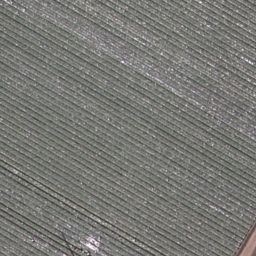
#> input picture agricultural/agricultural01.tif, 256 x 256 px, found by its file name; its folder holds only this picture in this run
$ jupyter execute Group_4.ipynb   (shell and % lines are left out)
#> lines starting #> are read from the running program, lines starting #| are printed output that depends on the picture
#> (the call stopped at in download_uc_merced, `response = requests.get(DATASET_URL, stream=True)`: the network is not available in this run)
Computer Vision Project:CSL7360

Team Members:
1)Akaash Chatterjee - M24CSE002

2)Alok Dutta - M24CSE032

3)Vishwanath Singh - M24CSE030

4)Prathmesh Chintamani Gosavi - M24CSA023

Topic :Comparative Assessment of Resolution Enhancement Models for Satellite Images
======================================
This code implements and compares various image enhancement techniques:
1. Traditional interpolation methods (bicubic, lanczos)
2. Deep learning-based super-resolution
3. Wavelet-based enhancement
4. Wiener filter deblurring
5. Laplacian sharpening
6. Novel hybrid approaches (Wavelet-SR, Wiener-SR, Laplacian-SR)

Each technique is evaluated using multiple metrics on the UC Merced Land Use dataset.

# 1) Downloading and Importing all Necessary Libraries

[cell 1]
import os
import requests
import zipfile
import numpy as np
import matplotlib.pyplot as plt
import cv2
import tensorflow as tf
from tensorflow.keras.layers import Conv2D, UpSampling2D, LeakyReLU, BatchNormalization, Input
from tensorflow.keras.models import Model
from skimage.metrics import structural_similarity as ssim
from skimage.metrics import peak_signal_noise_ratio as psnr
import pywt
from scipy.signal import wiener
import time
from tqdm import tqdm

#Data Loading and Pre-processing

[cell 2]
# Define constants
DATASET_URL = "http://weegee.vision.ucmerced.edu/datasets/UCMerced_LandUse.zip"
DATA_DIR = "UC_Merced_Dataset"
DATASET_PATH = "UC_Merced_Dataset/UCMerced_LandUse/Images"
SELECTED_CATEGORIES = ['agricultural', 'baseballdiamond', 'beach', 'buildings', 'forest',
                       'airplane', 'freeway', 'golfcourse',
                       'harbor',  'mobilehomepark']  # Selected for consistent testing
SAMPLE_COUNT = 1000  # Reduced to manage memory usage
LR_SIZE = 128  # Low-resolution size
HR_SIZE = 256  # High-resolution size
BATCH_SIZE = 16  # Batch size for prediction

[cell 3]
# Create a results directory
RESULTS_DIR = "enhancement_results"
os.makedirs(RESULTS_DIR, exist_ok=True)

def download_uc_merced():
    """Download and extract the UC Merced Land Use dataset"""
    if not os.path.exists(DATA_DIR):
        os.makedirs(DATA_DIR)
        print("Downloading UC Merced dataset...")
        response = requests.get(DATASET_URL, stream=True)
        zip_path = os.path.join(DATA_DIR, "UCMerced_LandUse.zip")

        with open(zip_path, "wb") as file:
            for chunk in response.iter_content(chunk_size=1024):
                if chunk:
                    file.write(chunk)

        print("Extracting dataset...")
        with zipfile.ZipFile(zip_path, "r") as zip_ref:
            zip_ref.extractall(DATA_DIR)
        os.remove(zip_path)
        print("UC Merced dataset downloaded and extracted successfully!")
    else:
        print("UC Merced dataset already downloaded.")

[cell 4]
def create_paired_dataset(target_hr_size=256, scale_factor=2):
    """Creates paired low-resolution and high-resolution images for super-resolution training"""
#> called with target_hr_size = 256, scale_factor = 2
    lr_images = []
    hr_images = []
    original_images = []
    image_paths = []

    lr_size = target_hr_size // scale_factor

    for category in SELECTED_CATEGORIES:
        category_path = os.path.join(DATASET_PATH, category)
        if not os.path.exists(category_path):
            print(f"Warning: Category {category} not found. Skipping...")
            continue

        files = os.listdir(category_path)[:SAMPLE_COUNT]

        for file in files:
            img_path = os.path.join(category_path, file)
            img = cv2.imread(img_path)
#> img is the input picture: shape (256, 256, 3); mean B, G, R 115.9, 119.8, 119.8

            if img is None:
                print(f"Warning: Could not read {file}. Skipping...")
                continue

            img = cv2.cvtColor(img, cv2.COLOR_BGR2RGB)
            original_images.append(img.copy())
            image_paths.append(img_path)

            hr_img = cv2.resize(img, (target_hr_size, target_hr_size))
            hr_images.append(hr_img / 255.0)

            lr_img = cv2.resize(img, (lr_size, lr_size))
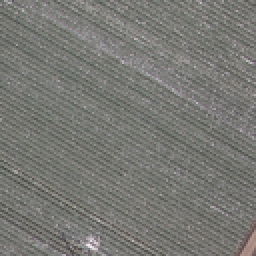
#> lr_img: shape (128, 128, 3) (shown 2 times larger); mean R, G, B 119.9, 119.9, 116
            lr_img = cv2.GaussianBlur(lr_img, (3, 3), 0.5)
            lr_images.append(lr_img / 255.0)

    return (np.array(lr_images, dtype=np.float32),
            np.array(hr_images, dtype=np.float32),
            original_images,
            image_paths)

[cell 5]
# [43 lines left out: function create_multi_resolution_dataset, not called in this run]

#Enhancement Models

[cell 6]
class InterpolationMethods:
    """Traditional interpolation methods for image upscaling"""

    @staticmethod
    def bicubic(image, scale=2):
        """Apply bicubic interpolation to upscale the image"""
        h, w = image.shape[:2]
        return cv2.resize(image, (w*scale, h*scale), interpolation=cv2.INTER_CUBIC)

    @staticmethod
    def lanczos(image, scale=2):
        """Apply Lanczos interpolation to upscale the image"""
        h, w = image.shape[:2]
        return cv2.resize(image, (w*scale, h*scale), interpolation=cv2.INTER_LANCZOS4)

[cell 7]
class SuperResolutionModel:
    """Deep learning-based super-resolution model"""
    @staticmethod
    def build_generator(scale_factor=1):
        """Build a super-resolution generator model based on CNN architecture"""
        input_layer = Input(shape=(None, None, 3))

        x = Conv2D(64, (3, 3), padding="same")(input_layer)
        x = LeakyReLU(alpha=0.2)(x)

        for _ in range(8):
            skip = x
            x = Conv2D(64, (3, 3), padding="same")(x)
            x = BatchNormalization()(x)
            x = LeakyReLU(alpha=0.2)(x)
            x = Conv2D(64, (3, 3), padding="same")(x)
            x = BatchNormalization()(x)
            x = tf.keras.layers.add([x, skip])

        if scale_factor > 1:
            for _ in range(int(np.log2(scale_factor))):
                x = UpSampling2D(size=2)(x)
                x = Conv2D(32, (3, 3), padding="same")(x)
                x = LeakyReLU(alpha=0.2)(x)

        x = Conv2D(3, (3, 3), padding="same", activation="sigmoid")(x)

        model = Model(input_layer, x)
        return model

    # [13 lines left out: function train, not called in this run]

[cell 8]
class EnhancementMethods:
    """Image enhancement techniques"""

    # [58 lines left out: functions wavelet_sharpening, wiener_filter, wavelet_sr_hybrid, wiener_sr_hybrid, not called in this run]

#Evaluation Metrics:-

[cell 9]
"""#Evaluation Metrics:-"""

#========== EVALUATION METRICS ==========

class EvaluationMetrics:
    """Methods to evaluate image enhancement quality"""

    # [36 lines left out: functions calculate_psnr, calculate_ssim, calculate_mse, evaluate_method, not called in this run]

#Visualization Functions

[cell 10]
"""#Visualization Functions"""

# [144 lines left out: functions plot_training_history, visualize_enhancement_methods, plot_metrics_comparison, plot_processing_times, compare_degradation_levels, visualize_sr_results, not called in this run]

#Main function

[cell 11]
def main():
    """Main execution function"""
    download_uc_merced()

    # Create a specific directory for models
    MODEL_SAVE_DIR = "sr_model_files"
    os.makedirs(MODEL_SAVE_DIR, exist_ok=True)

    hr_size = 256
    scale_factor = 2

    print(f"Loading dataset with {scale_factor}x super-resolution scale...")
    lr_images, hr_images, original_images, image_paths = create_paired_dataset(
        target_hr_size=hr_size,
        scale_factor=scale_factor
    )

    print(f"Loaded {len(lr_images)} images from {len(SELECTED_CATEGORIES)} categories")
    print(f"LR shape: {lr_images[0].shape}, HR shape: {hr_images[0].shape}")
#| LR shape: (128, 128, 3), HR shape: (256, 256, 3)

    method_names = [
        "Bicubic", "Lanczos", "Super-Resolution",
        "Wavelet", "Wiener",
        "Wavelet-SR", "Wiener-SR"
    ]
    enhanced_images = [[] for _ in range(len(method_names))]
    metrics_results = []
    processing_times = []

    # Apply bicubic interpolation
    print("Applying Bicubic interpolation...")
    start_time = time.time()
    for lr_img in tqdm(lr_images, desc="Bicubic Interpolation"):
        enhanced = InterpolationMethods.bicubic(lr_img, scale=scale_factor)
        enhanced_images[0].append(enhanced)
#> this loop made 1 pass
#> pass 1, in main, `enhanced = InterpolationMethods.bicubic(lr_img, scale=scale_factor)`:
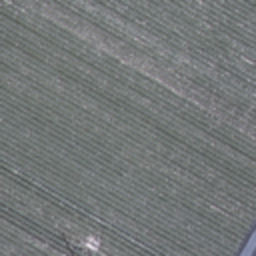
#> enhanced: shape (256, 256, 3) float32; mean of channels 0, 1, 2 0.47, 0.47, 0.455; drawn as B, G, R
    processing_times.append(time.time() - start_time)

    # Apply Lanczos interpolation
    print("Applying Lanczos interpolation...")
    start_time = time.time()
    for lr_img in tqdm(lr_images, desc="Lanczos Interpolation"):
        enhanced = InterpolationMethods.lanczos(lr_img, scale=scale_factor)
        enhanced_images[1].append(enhanced)
    processing_times.append(time.time() - start_time)

    # Train and apply Super-Resolution model
    print("Training Super-Resolution model...")
    generator = SuperResolutionModel.build_generator(scale_factor=scale_factor)
    history = SuperResolutionModel.train(generator, lr_images, hr_images, epochs=10, batch_size=8)
    plot_training_history(history)

    # Save the trained model with the proper extension
    model_save_path = os.path.join(MODEL_SAVE_DIR, f"sr_model_x{scale_factor}.keras")
    generator.save(model_save_path)
    print(f"Super-Resolution model saved to {model_save_path}")

    print("Applying Super-Resolution model...")
    start_time = time.time()
    for i in tqdm(range(0, len(lr_images), BATCH_SIZE), desc="Super-Resolution Prediction"):
        batch_lr = lr_images[i:i + BATCH_SIZE]
        batch_lr = np.array(batch_lr)
        predictions = generator.predict(batch_lr, batch_size=BATCH_SIZE, verbose=0)
        for sr_img in predictions:
            sr_img = np.clip(sr_img, 0, 1)
            enhanced_images[2].append(sr_img)
    processing_times.append(time.time() - start_time)

    # Upscale LR images for traditional enhancement methods
    upscaled_lr_images = []
    for lr_img in lr_images:
        upscaled = cv2.resize(lr_img, (hr_size, hr_size))
        upscaled_lr_images.append(upscaled)

    # Apply Wavelet Sharpening
    print("Applying Wavelet Sharpening...")
    start_time = time.time()
    for img in tqdm(upscaled_lr_images, desc="Wavelet Sharpening"):
        img_uint8 = (img * 255).astype(np.uint8)
        enhanced = EnhancementMethods.wavelet_sharpening(img_uint8)
        enhanced = enhanced.astype(np.float32) / 255.0
        enhanced_images[3].append(enhanced)
    processing_times.append(time.time() - start_time)

    # Apply Wiener Filter
    print("Applying Wiener Filter...")
    start_time = time.time()
    for img in tqdm(upscaled_lr_images, desc="Wiener Filter"):
        img_uint8 = (img * 255).astype(np.uint8)
        enhanced = EnhancementMethods.wiener_filter(img_uint8)
        enhanced = enhanced.astype(np.float32) / 255.0
        enhanced_images[4].append(enhanced)
    processing_times.append(time.time() - start_time)

    # Apply Novel Hybrid Methods
    print("Applying Wavelet-SR Hybrid...")
    start_time = time.time()
    for sr_img in tqdm(enhanced_images[2], desc="Wavelet-SR Hybrid"):
        enhanced = EnhancementMethods.wavelet_sr_hybrid(sr_img)
        enhanced_images[5].append(enhanced)
    processing_times.append(time.time() - start_time)

    print("Applying Wiener-SR Hybrid...")
    start_time = time.time()
    for sr_img in tqdm(enhanced_images[2], desc="Wiener-SR Hybrid"):
        enhanced = EnhancementMethods.wiener_sr_hybrid(sr_img)
        enhanced_images[6].append(enhanced)
    processing_times.append(time.time() - start_time)

    # Evaluate all methods
    print("Evaluating all methods...")
    for i, method_name in enumerate(method_names):
        results = EvaluationMetrics.evaluate_method(enhanced_images[i], hr_images, method_name)
        metrics_results.append(results)
        print(f"{method_name}: SSIM={results['ssim']:.4f}, PSNR={results['psnr']:.2f}dB, MSE={results['mse']:.6f}")

    # Visualize results
    print("Generating visualizations...")
    visualize_sr_results(lr_images, hr_images, enhanced_images, method_names)

    # Plot metrics comparison
    plot_metrics_comparison(metrics_results)

    # Plot processing times
    plot_processing_times(method_names, processing_times)

    print(f"All results saved to {RESULTS_DIR} directory")

if __name__ == "__main__":
    main()
#> (the call stopped at in build_generator, `input_layer = Input(shape=(None, None, 3))`: tensorflow is not available in this run)
